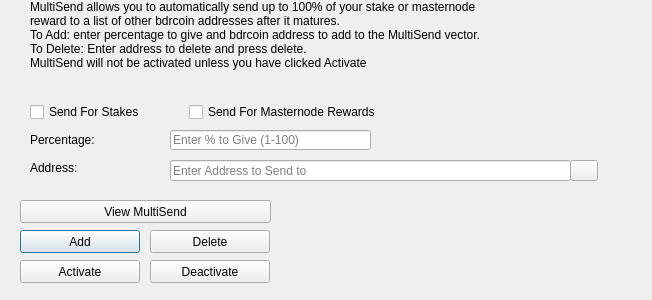
<?xml version="1.0" encoding="UTF-8"?>
<ui version="4.0">
 <class>MultiSendDialog</class>
 <widget class="QDialog" name="MultiSendDialog">
  <property name="windowModality">
   <enum>Qt::NonModal</enum>
  </property>
  <property name="geometry">
   <rect>
    <x>0</x>
    <y>0</y>
    <width>652</width>
    <height>300</height>
   </rect>
  </property>
  <property name="windowTitle">
   <string>MultiSend</string>
  </property>
  <widget class="QLineEdit" name="multiSendPercentEdit">
   <property name="geometry">
    <rect>
     <x>170</x>
     <y>130</y>
     <width>201</width>
     <height>20</height>
    </rect>
   </property>
   <property name="toolTip">
    <string>Enter whole numbers 1 - 100</string>
   </property>
   <property name="placeholderText">
    <string>Enter % to Give (1-100)</string>
   </property>
  </widget>
  <widget class="QLineEdit" name="multiSendAddressEdit">
   <property name="geometry">
    <rect>
     <x>170</x>
     <y>160</y>
     <width>401</width>
     <height>21</height>
    </rect>
   </property>
   <property name="toolTip">
    <string/>
   </property>
   <property name="placeholderText">
    <string>Enter Address to Send to</string>
   </property>
  </widget>
  <widget class="QLabel" name="label_2">
   <property name="geometry">
    <rect>
     <x>30</x>
     <y>0</y>
     <width>451</width>
     <height>121</height>
    </rect>
   </property>
   <property name="lineWidth">
    <number>1</number>
   </property>
   <property name="text">
    <string>MultiSend allows you to automatically send up to 100% of your stake or masternode reward to a list of other bdrcoin addresses after it matures.
To Add: enter percentage to give and bdrcoin address to add to the MultiSend vector.
To Delete: Enter address to delete and press delete.
MultiSend will not be activated unless you have clicked Activate</string>
   </property>
   <property name="alignment">
    <set>Qt::AlignLeading|Qt::AlignLeft|Qt::AlignTop</set>
   </property>
   <property name="wordWrap">
    <bool>true</bool>
   </property>
  </widget>
  <widget class="QLabel" name="message">
   <property name="geometry">
    <rect>
     <x>290</x>
     <y>200</y>
     <width>351</width>
     <height>91</height>
    </rect>
   </property>
   <property name="text">
    <string/>
   </property>
  </widget>
  <widget class="QPushButton" name="addButton">
   <property name="geometry">
    <rect>
     <x>20</x>
     <y>230</y>
     <width>120</width>
     <height>23</height>
    </rect>
   </property>
   <property name="toolTip">
    <string/>
   </property>
   <property name="statusTip">
    <string>Add to MultiSend Vector</string>
   </property>
   <property name="text">
    <string>Add</string>
   </property>
  </widget>
  <widget class="QPushButton" name="disableButton">
   <property name="geometry">
    <rect>
     <x>150</x>
     <y>260</y>
     <width>120</width>
     <height>23</height>
    </rect>
   </property>
   <property name="statusTip">
    <string>Deactivate MultiSend</string>
   </property>
   <property name="text">
    <string>Deactivate</string>
   </property>
  </widget>
  <widget class="QPushButton" name="addressBookButton">
   <property name="geometry">
    <rect>
     <x>570</x>
     <y>160</y>
     <width>28</width>
     <height>21</height>
    </rect>
   </property>
   <property name="toolTip">
    <string>Choose an address from the address book</string>
   </property>
   <property name="text">
    <string/>
   </property>
   <property name="icon">
    <iconset resource="../bdrcoin.qrc">
     <normaloff>:/icons/address-book</normaloff>:/icons/address-book</iconset>
   </property>
   <property name="shortcut">
    <string>Alt+A</string>
   </property>
   <property name="autoDefault">
    <bool>false</bool>
   </property>
  </widget>
  <widget class="QLabel" name="label">
   <property name="geometry">
    <rect>
     <x>30</x>
     <y>130</y>
     <width>121</width>
     <height>20</height>
    </rect>
   </property>
   <property name="toolTip">
    <string>Percentage of stake to send</string>
   </property>
   <property name="text">
    <string>Percentage:</string>
   </property>
  </widget>
  <widget class="QLabel" name="label_5">
   <property name="geometry">
    <rect>
     <x>30</x>
     <y>160</y>
     <width>111</width>
     <height>16</height>
    </rect>
   </property>
   <property name="toolTip">
    <string>Address to send portion of stake to</string>
   </property>
   <property name="text">
    <string>Address:</string>
   </property>
  </widget>
  <widget class="QPushButton" name="deleteButton">
   <property name="geometry">
    <rect>
     <x>150</x>
     <y>230</y>
     <width>120</width>
     <height>23</height>
    </rect>
   </property>
   <property name="toolTip">
    <string/>
   </property>
   <property name="statusTip">
    <string>Delete Address From MultiSend Vector</string>
   </property>
   <property name="text">
    <string>Delete</string>
   </property>
  </widget>
  <widget class="QPushButton" name="activateButton">
   <property name="geometry">
    <rect>
     <x>20</x>
     <y>260</y>
     <width>120</width>
     <height>23</height>
    </rect>
   </property>
   <property name="statusTip">
    <string>Activate MultiSend</string>
   </property>
   <property name="text">
    <string>Activate</string>
   </property>
  </widget>
  <widget class="QPushButton" name="viewButton">
   <property name="geometry">
    <rect>
     <x>20</x>
     <y>200</y>
     <width>251</width>
     <height>23</height>
    </rect>
   </property>
   <property name="toolTip">
    <string/>
   </property>
   <property name="statusTip">
    <string>View MultiSend Vector</string>
   </property>
   <property name="text">
    <string>View MultiSend</string>
   </property>
  </widget>
  <widget class="QWidget" name="horizontalLayoutWidget">
   <property name="geometry">
    <rect>
     <x>30</x>
     <y>100</y>
     <width>351</width>
     <height>24</height>
    </rect>
   </property>
   <layout class="QHBoxLayout" name="horizontalLayout">
    <item>
     <widget class="QCheckBox" name="multiSendStakeCheckBox">
      <property name="text">
       <string>Send For Stakes</string>
      </property>
     </widget>
    </item>
    <item>
     <widget class="QCheckBox" name="multiSendMasternodeCheckBox">
      <property name="text">
       <string>Send For Masternode Rewards</string>
      </property>
     </widget>
    </item>
   </layout>
  </widget>
 </widget>
 <resources>
  <include location="../bdrcoin.qrc"/>
 </resources>
 <connections/>
</ui>
